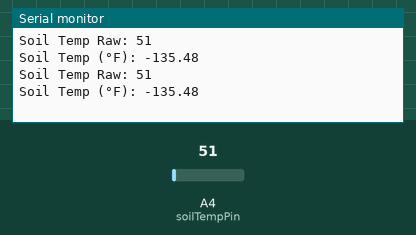
A sketch run on a simulated Arduino Uno, built with avr-gcc and run on an emulated ATmega328P. On the bench: the last lines printed to the serial monitor. The test bench sets the inputs (shaded band); at power-on: A4 (soilTempPin) = 51.

Above: at 1.8 s.
1.9 s: A4 (soilTempPin) set to 61
At 2.8 s:
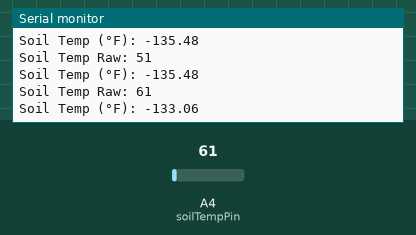
3.4 s: A4 (soilTempPin) set to 71
At 4.8 s:
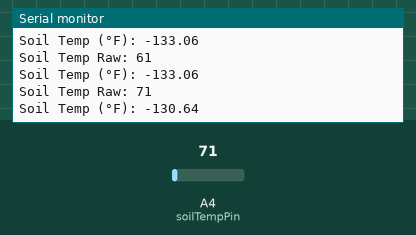
Timing chart, 0 to 6.4 s (numbered marks = the images above; inputs shaded):
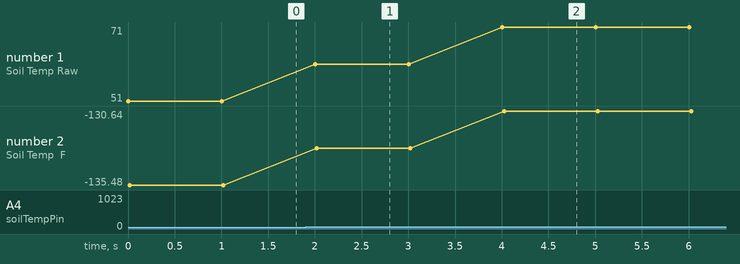

The sketch:

sketch_mar17a.ino
```cpp
const int soilTempPin = A4;
const int soilTempPowerPin = 13;
float soilTemp = 0;

void setup() {
  Serial.begin(9600);
  pinMode(soilTempPowerPin, OUTPUT);
  digitalWrite(soilTempPowerPin, HIGH); // Turn sensor on
}

void loop() {
  int rawValue = analogRead(soilTempPin);
  float voltage = rawValue * (3.3 / 1023.0);
  soilTemp = (voltage * 75.006 - 40) - 107.82; // 175.82 - 68 = ~107.82

  Serial.print("Soil Temp Raw: ");
  Serial.println(rawValue);

  Serial.print("Soil Temp (°F): ");
  Serial.println(soilTemp);

  delay(1000);
}
```

Measured:
- after the input at 1.9 s, the serial monitor: prints a new line after 0.10 s (image 1)
- after the input at 3.4 s, the serial monitor: prints a new line after 0.60 s (image 2)
- plotted number 1: 51 → 61 after the input at 1.9 s, 61 → 71 after the input at 3.4 s
- plotted number 2: -135.48 → -133.06 after the input at 1.9 s, -133.06 → -130.64 after the input at 3.4 s
